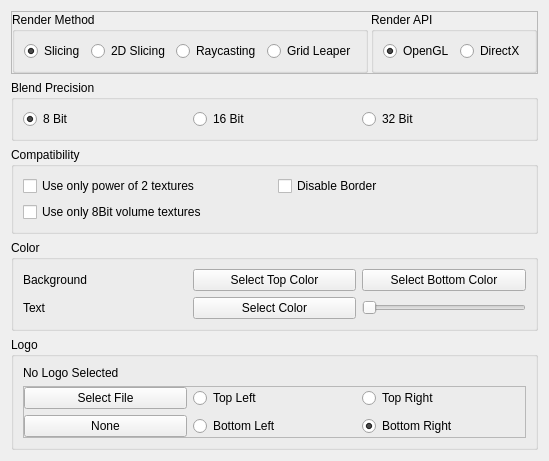
     <widget class="QWidget" name="tabRenderer">
      <attribute name="title">
       <string>Renderer</string>
      </attribute>
      <layout class="QVBoxLayout" name="verticalLayout_3">
       <item>
        <widget class="QFrame" name="frame">
         <property name="frameShape">
          <enum>QFrame::StyledPanel</enum>
         </property>
         <property name="frameShadow">
          <enum>QFrame::Raised</enum>
         </property>
         <layout class="QHBoxLayout" name="horizontalLayout">
          <property name="spacing">
           <number>3</number>
          </property>
          <property name="margin" stdset="0">
           <number>0</number>
          </property>
          <item>
           <widget class="QGroupBox" name="groupBox_6">
            <property name="title">
             <string>Render Method</string>
            </property>
            <layout class="QHBoxLayout" name="horizontalLayout_8">
             <item>
              <widget class="QRadioButton" name="radioButton_SBVR">
               <property name="text">
                <string>Slicing</string>
               </property>
               <property name="checked">
                <bool>true</bool>
               </property>
              </widget>
             </item>
             <item>
              <widget class="QRadioButton" name="radioButton_SBVR2D">
               <property name="text">
                <string>2D Slicing</string>
               </property>
              </widget>
             </item>
             <item>
              <widget class="QRadioButton" name="radioButton_Raycast">
               <property name="text">
                <string>Raycasting</string>
               </property>
              </widget>
             </item>
             <item>
              <widget class="QRadioButton" name="radioButton_TRaycast">
               <property name="text">
                <string>Grid Leaper</string>
               </property>
              </widget>
             </item>
            </layout>
           </widget>
          </item>
          <item>
           <widget class="QGroupBox" name="groupBox_7">
            <property name="title">
             <string>Render API</string>
            </property>
            <layout class="QHBoxLayout" name="horizontalLayout_7">
             <item>
              <widget class="QRadioButton" name="radioButton_APIGL">
               <property name="text">
                <string>OpenGL</string>
               </property>
               <property name="checked">
                <bool>true</bool>
               </property>
              </widget>
             </item>
             <item>
              <widget class="QRadioButton" name="radioButton_APIDX">
               <property name="enabled">
                <bool>true</bool>
               </property>
               <property name="text">
                <string>DirectX</string>
               </property>
               <property name="checkable">
                <bool>true</bool>
               </property>
              </widget>
             </item>
            </layout>
           </widget>
          </item>
         </layout>
        </widget>
       </item>
       <item>
        <widget class="QGroupBox" name="groupBox_8">
         <property name="title">
          <string>Blend Precision</string>
         </property>
         <layout class="QHBoxLayout" name="horizontalLayout_9">
          <item>
           <widget class="QRadioButton" name="radioButton_Prec8Bit">
            <property name="text">
             <string>8 Bit</string>
            </property>
            <property name="checked">
             <bool>true</bool>
            </property>
           </widget>
          </item>
          <item>
           <widget class="QRadioButton" name="radioButton_Prec16Bit">
            <property name="text">
             <string>16 Bit</string>
            </property>
           </widget>
          </item>
          <item>
           <widget class="QRadioButton" name="radioButton_Prec32Bit">
            <property name="text">
             <string>32 Bit</string>
            </property>
           </widget>
          </item>
         </layout>
        </widget>
       </item>
       <item>
        <widget class="QGroupBox" name="groupBox_9">
         <property name="title">
          <string>Compatibility</string>
         </property>
         <layout class="QGridLayout" name="gridLayout_5">
          <item row="0" column="1">
           <widget class="QCheckBox" name="checkBox_PowerOfTwo">
            <property name="text">
             <string>Use only power of 2 textures</string>
            </property>
           </widget>
          </item>
          <item row="2" column="1">
           <widget class="QCheckBox" name="checkBox_DownSampleTo8Bits">
            <property name="text">
             <string>Use only 8Bit volume textures</string>
            </property>
           </widget>
          </item>
          <item row="0" column="2">
           <widget class="QCheckBox" name="checkBox_DisableBorder">
            <property name="text">
             <string>Disable Border</string>
            </property>
           </widget>
          </item>
         </layout>
        </widget>
       </item>
       <item>
        <widget class="QGroupBox" name="groupBox_Color">
         <property name="title">
          <string>Color</string>
         </property>
         <layout class="QGridLayout" name="gridLayout_3">
          <item row="0" column="0">
           <widget class="QLabel" name="label_5">
            <property name="text">
             <string>Background</string>
            </property>
           </widget>
          </item>
          <item row="0" column="2">
           <widget class="QPushButton" name="pushButtonSelBack1">
            <property name="text">
             <string>Select Top Color</string>
            </property>
           </widget>
          </item>
          <item row="1" column="0">
           <widget class="QLabel" name="label_3">
            <property name="text">
             <string>Text</string>
            </property>
           </widget>
          </item>
          <item row="1" column="2">
           <widget class="QPushButton" name="pushButtonSelText">
            <property name="text">
             <string>Select Color</string>
            </property>
           </widget>
          </item>
          <item row="0" column="3">
           <widget class="QPushButton" name="pushButtonSelBack2">
            <property name="text">
             <string>Select Bottom Color</string>
            </property>
           </widget>
          </item>
          <item row="1" column="3">
           <widget class="QSlider" name="horizontalSliderTextOpacity">
            <property name="sizePolicy">
             <sizepolicy hsizetype="Preferred" vsizetype="Fixed">
              <horstretch>0</horstretch>
              <verstretch>0</verstretch>
             </sizepolicy>
            </property>
            <property name="maximum">
             <number>255</number>
            </property>
            <property name="orientation">
             <enum>Qt::Horizontal</enum>
            </property>
           </widget>
          </item>
         </layout>
        </widget>
       </item>
       <item>
        <widget class="QGroupBox" name="groupBox_2">
         <property name="title">
          <string>Logo</string>
         </property>
         <layout class="QVBoxLayout" name="verticalLayout_9">
          <item>
           <widget class="QLabel" name="label_LogoFile">
            <property name="text">
             <string>No Logo Selected</string>
            </property>
           </widget>
          </item>
          <item>
           <widget class="QFrame" name="frame_6">
            <property name="frameShape">
             <enum>QFrame::StyledPanel</enum>
            </property>
            <property name="frameShadow">
             <enum>QFrame::Raised</enum>
            </property>
            <layout class="QGridLayout" name="gridLayout_2">
             <property name="margin" stdset="0">
              <number>0</number>
             </property>
             <item row="0" column="0">
              <widget class="QPushButton" name="pushButtonSelLogo">
               <property name="text">
                <string>Select File</string>
               </property>
              </widget>
             </item>
             <item row="1" column="0">
              <widget class="QPushButton" name="pushButtonNoLogo">
               <property name="text">
                <string>None</string>
               </property>
              </widget>
             </item>
             <item row="0" column="1">
              <widget class="QRadioButton" name="radioButton_logoTL">
               <property name="text">
                <string>Top Left</string>
               </property>
               <property name="checked">
                <bool>false</bool>
               </property>
              </widget>
             </item>
             <item row="1" column="1">
              <widget class="QRadioButton" name="radioButton_logoBL">
               <property name="text">
                <string>Bottom Left</string>
               </property>
              </widget>
             </item>
             <item row="0" column="2">
              <widget class="QRadioButton" name="radioButton_logoTR">
               <property name="text">
                <string>Top Right</string>
               </property>
              </widget>
             </item>
             <item row="1" column="2">
              <widget class="QRadioButton" name="radioButton_logoBR">
               <property name="text">
                <string>Bottom Right</string>
               </property>
               <property name="checked">
                <bool>true</bool>
               </property>
              </widget>
             </item>
            </layout>
           </widget>
          </item>
         </layout>
        </widget>
       </item>
      </layout>
     </widget>
